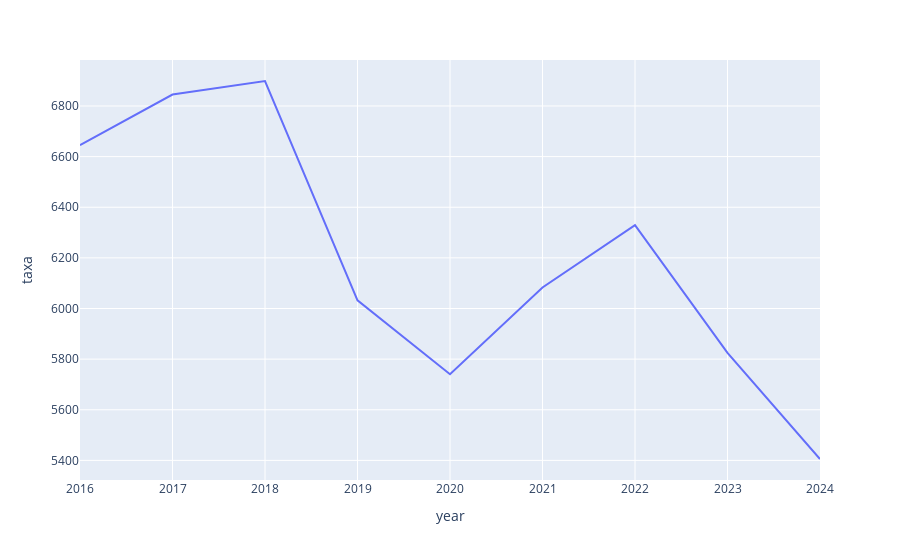

Notebook cell for this chart:
### Code cell
px.line(dff_por_cem_mil, x='year', y='taxa')

### Figure 1 — Plotly figure (JSON) as saved in the notebook; plotly's stock layout.template omitted (floating-point values rounded to 4 significant figures)
{"data": [{"hovertemplate": "year=%{x}<br>taxa=%{y}<extra></extra>", "legendgroup": "", "line": {"color": "#636efa", "dash": "solid"}, "marker": {"symbol": "circle"}, "mode": "lines", "name": "", "orientation": "v", "showlegend": false, "type": "scatter", "x": [2016, 2017, 2018, 2019, 2020, 2021, 2022, 2023, 2024], "xaxis": "x", "y": [6645.0, 6845.0, 6899.0, 6032.0, 5740.0, 6083.0, 6329.0, 5825.0, 5405.0], "yaxis": "y"}], "layout": {"legend": {"tracegroupgap": 0}, "margin": {"t": 60}, "xaxis": {"anchor": "y", "domain": [0, 1], "title": {"text": "year"}}, "yaxis": {"anchor": "x", "domain": [0, 1], "title": {"text": "taxa"}}}}
